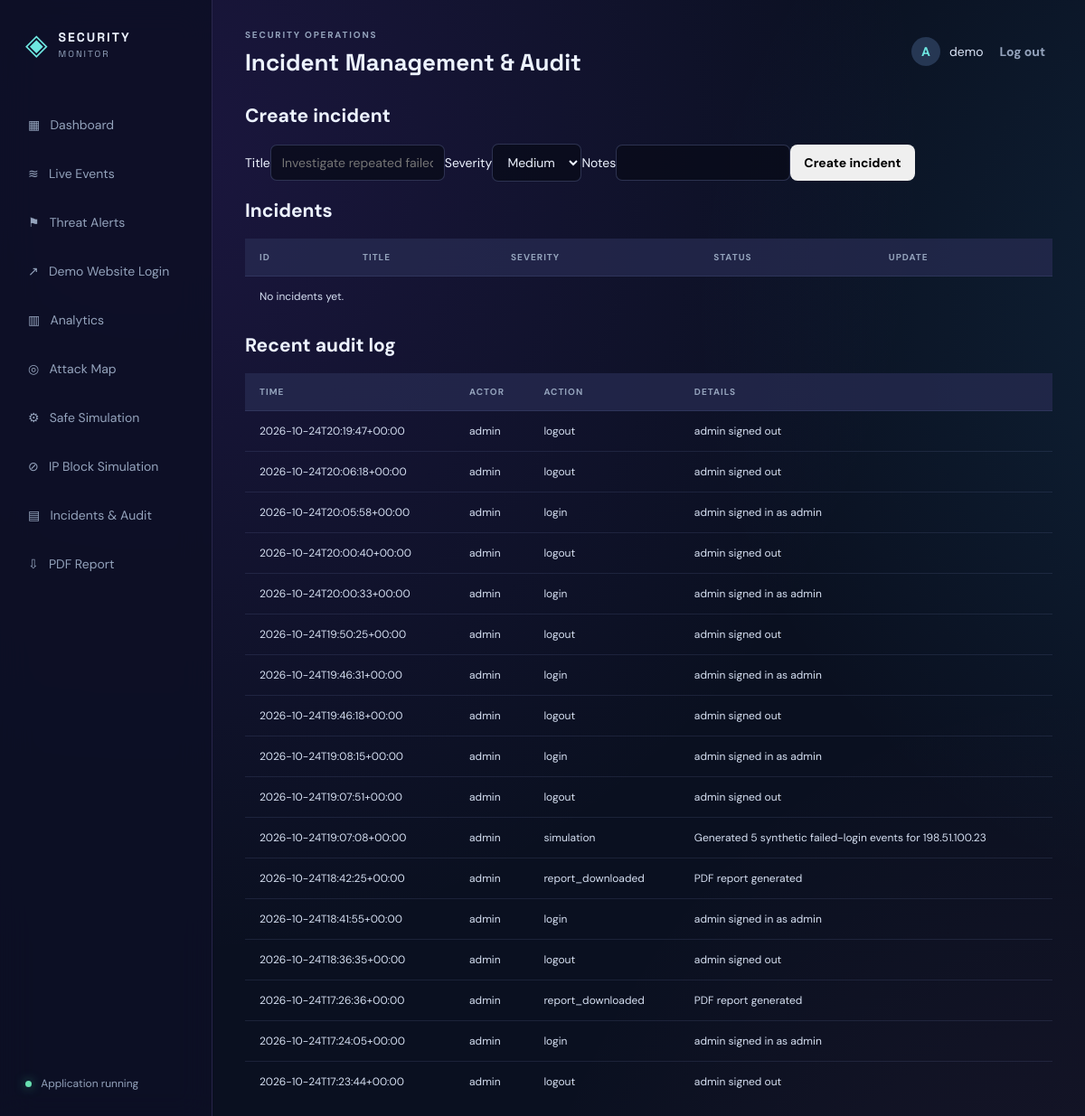
Page /incidents (signed in) on the committed database.
### tables this page shows
CREATE TABLE audit_log (
        id INTEGER PRIMARY KEY AUTOINCREMENT, timestamp TEXT NOT NULL, actor TEXT NOT NULL,
        action TEXT NOT NULL, details TEXT NOT NULL
    );

### app.py (the view, shortened to what this page needs)
@app.route("/incidents", methods=["GET", "POST"])
@login_required
def incidents_page():
    db=get_db()
    rows=db.execute("SELECT * FROM incidents ORDER BY id DESC").fetchall()
    logs=db.execute("SELECT * FROM audit_log ORDER BY id DESC LIMIT 50").fetchall()
    return render_template("incidents.html", incidents=rows, logs=logs)

### app.py (called while the page is built)
def get_db():
    if "db" not in g:
        g.db = sqlite3.connect(DB_PATH)
        g.db.row_factory = sqlite3.Row
        g.db.execute("PRAGMA foreign_keys = ON")
    return g.db

def login_required(view):
    @wraps(view)
    def wrapped(*args, **kwargs):
        if not session.get("admin_logged_in"):
            return redirect(url_for("login"))
        return view(*args, **kwargs)
    return wrapped

### templates/incidents.html
{% extends 'base.html' %}{% block title %}Incidents and Audit{% endblock %}{% block page_title %}Incident Management & Audit{% endblock %}{% block content %}<section class="panel"><h2>Create incident</h2><form method="post"><label>Title</label><input name="title" required maxlength="160" placeholder="Investigate repeated failed logins"><label>Severity</label><select name="severity"><option>Low</option><option selected>Medium</option><option>High</option><option>Critical</option></select><label>Notes</label><input name="notes" maxlength="1000"><button class="button" type="submit">Create incident</button></form></section><section class="panel"><h2>Incidents</h2><table><thead><tr><th>ID</th><th>Title</th><th>Severity</th><th>Status</th><th>Update</th></tr></thead><tbody>{% for r in incidents %}<tr><td>{{ r.id }}</td><td>{{ r.title }}<br><small>{{ r.notes }}</small></td><td>{{ r.severity }}</td><td>{{ r.status }}</td><td><form method="post" action="{{ url_for('update_incident', incident_id=r.id) }}"><select name="status"><option {% if r.status=='Open' %}selected{% endif %}>Open</option><option {% if r.status=='Investigating' %}selected{% endif %}>Investigating</option><option {% if r.status=='Resolved' %}selected{% endif %}>Resolved</option></select><button class="button" type="submit">Save</button></form></td></tr>{% else %}<tr><td colspan="5">No incidents yet.</td></tr>{% endfor %}</tbody></table></section><section class="panel"><h2>Recent audit log</h2><table><thead><tr><th>Time</th><th>Actor</th><th>Action</th><th>Details</th></tr></thead><tbody>{% for r in logs %}<tr><td>{{ r.timestamp }}</td><td>{{ r.actor }}</td><td>{{ r.action }}</td><td>{{ r.details }}</td></tr>{% else %}<tr><td colspan="4">No audit actions yet.</td></tr>{% endfor %}</tbody></table></section>{% endblock %}

### templates/base.html (shortened to what this page needs)
<!doctype html>
<html lang="en">
<head>
  <link rel="stylesheet" href="{{ url_for('static', filename='style.css') }}">
</head>
<body>
{% if session.get('admin_logged_in') %}
<div class="layout">
  <aside class="sidebar">
    <div class="brand"><span class="brand-icon">◈</span><div><strong>SECURITY</strong><small>MONITOR</small></div></div>
    <nav>
      <a href="{{ url_for('dashboard') }}" class="{% if request.endpoint == 'dashboard' %}active{% endif %}">▦ &nbsp; Dashboard</a>
      <a href="{{ url_for('events_page') }}" class="{% if request.endpoint == 'events_page' %}active{% endif %}">≋ &nbsp; Live Events</a>
      <a href="{{ url_for('alerts_page') }}" class="{% if request.endpoint == 'alerts_page' %}active{% endif %}">⚑ &nbsp; Threat Alerts</a>
      <a href="{{ url_for('demo_login') }}" target="_blank">↗ &nbsp; Demo Website Login</a>
      <a href="{{ url_for('analytics_page') }}">▥ &nbsp; Analytics</a>
      <a href="{{ url_for('attack_map_page') }}">◎ &nbsp; Attack Map</a>
      <a href="{{ url_for('simulate_page') }}">⚙ &nbsp; Safe Simulation</a>
      <a href="{{ url_for('blocklist_page') }}">⊘ &nbsp; IP Block Simulation</a>
      <a href="{{ url_for('incidents_page') }}">▤ &nbsp; Incidents & Audit</a>
      <a href="{{ url_for('report_pdf') }}">⇩ &nbsp; PDF Report</a>
    </nav>
    <div class="side-bottom"><span class="dot green"></span> Application running</div>
  </aside>
  <main class="main">
    <header class="topbar"><div><span class="eyebrow">SECURITY OPERATIONS</span><h1>{% block page_title %}Overview{% endblock %}</h1></div>
      <div class="user-area"><span class="avatar">A</span><span>{{ session.get('admin_username', 'admin') }}</span>
        <form action="{{ url_for('logout') }}" method="post"><button class="button button-quiet" type="submit">Log out</button></form>
      </div>
    </header>
    {% block content %}{% endblock %}
  </main>
</div>
{% else %}
{% block public_content %}{% endblock %}
{% endif %}
</body>
</html>

### static/style.css (style rules this page uses)
:root { --bg:#0a1020;--panel:#111a2d;--panel2:#151f34;--line:#26334a;--text:#edf3ff;--muted:#94a3bc;--cyan:#6ee7e1;--blue:#79a9ff;--red:#ff7f91;--yellow:#f4c96b;--green:#68dfb0 }
* { box-sizing:border-box }
body { margin:0;background:var(--bg);color:var(--text);font-family:'DM Sans',sans-serif;font-size:14px }
a { color:inherit;text-decoration:none }
button,input,select { font:inherit }
.layout { min-height:100vh;display:grid;grid-template-columns:235px minmax(0,1fr) }
.sidebar { background:#0d1526;border-right:1px solid var(--line);padding:28px 16px;display:flex;flex-direction:column;gap:45px }
.brand { display:flex;align-items:center;gap:10px;padding:0 12px;letter-spacing:2px }
.brand-icon { font-size:32px;color:var(--cyan) }
.brand strong,.brand small { display:block;font-family:'Space Grotesk',sans-serif }
.brand strong { font-size:14px }
.brand small { font-size:10px;color:var(--muted);margin-top:3px }
.sidebar nav { display:grid;gap:8px }
.sidebar nav a { padding:13px 14px;border-radius:9px;color:var(--muted);border:1px solid transparent }
.side-bottom { margin-top:auto;color:var(--muted);font-size:12px;padding:12px }
.dot { display:inline-block;width:7px;height:7px;border-radius:50%;background:var(--green);margin-right:7px }
.dot.green { background:var(--green) }
.main { padding:28px clamp(18px,3vw,44px);min-width:0;max-width:1600px;width:100%;margin:0 auto }
.topbar { display:flex;justify-content:space-between;align-items:center;gap:20px;margin-bottom:28px }
.eyebrow { font-size:10px;letter-spacing:1.8px;color:var(--muted);font-weight:700 }
.topbar h1,.section-heading h2 { font-family:'Space Grotesk',sans-serif;margin:6px 0 0;font-size:26px }
.user-area { display:flex;align-items:center;gap:10px;color:#dbe5f7 }
.avatar { display:grid;place-items:center;width:32px;height:32px;border-radius:50%;background:#263753;color:var(--cyan);font-weight:700 }
.user-area form { margin:0 }
.button { display:inline-flex;align-items:center;justify-content:center;border:0;border-radius:8px;padding:11px 15px;font-weight:700;cursor:pointer;transition:filter .15s }
.button-quiet { background:transparent;color:var(--muted);padding:8px }
table { width:100%;border-collapse:collapse;min-width:720px;text-align:left }
th { font-size:10px;letter-spacing:1px;color:var(--muted);text-transform:uppercase;background:#131d30 }
th,td { padding:14px 16px;border-bottom:1px solid #202d42 }
td { font-size:12px;color:#d6e0f2 }
tbody tr:last-child td { border-bottom:0 }
input,select { background:#0d1729;color:var(--text);border:1px solid #30405b;border-radius:7px;padding:10px 12px;min-height:40px }
body { background: radial-gradient(ellipse at 10% 10%, rgba(124, 58, 237, 0.15), transparent 40%), radial-gradient(ellipse at 90% 20%, rgba(56, 189, 248, 0.12), transparent 35%), radial-gradient(ellipse at 70% 100%, rgba(244, 114, 182, 0.08), transparent 40%), var(--bg); background-size: 140% 140%; animation: ambientGradient 16s ease-in-out infinite alternate; }
.sidebar { background: rgba(13, 15, 37, 0.88); border-right: 1px solid rgba(167, 139, 250, 0.18); backdrop-filter: blur(18px); }
.sidebar nav a { transition: all 0.25s ease; }
.dot { box-shadow: 0 0 12px rgba(52, 211, 153, 0.65); animation: liveGlow 1.8s ease-in-out infinite; }
th { background: rgba(40, 43, 82, 0.72); }
th, td { border-bottom-color: rgba(148, 163, 230, 0.12); }
input, select { background: rgba(9, 11, 24, 0.75); border-color: rgba(148, 163, 230, 0.25); }

### rows in the picture
audit_log: timestamp "2026-10-24T20:19:47+00:00", actor "admin", action "logout", details "admin signed out"
audit_log: timestamp "2026-10-24T20:06:18+00:00", actor "admin", action "logout", details "admin signed out"
audit_log: timestamp "2026-10-24T20:05:58+00:00", actor "admin", action "login", details "admin signed in as admin"
audit_log: timestamp "2026-10-24T20:00:40+00:00", actor "admin", action "logout", details "admin signed out"
audit_log: timestamp "2026-10-24T20:00:33+00:00", actor "admin", action "login", details "admin signed in as admin"
audit_log: timestamp "2026-10-24T19:50:25+00:00", actor "admin", action "logout", details "admin signed out"
audit_log: timestamp "2026-10-24T19:46:31+00:00", actor "admin", action "login", details "admin signed in as admin"
audit_log: timestamp "2026-10-24T19:46:18+00:00", actor "admin", action "logout", details "admin signed out"
audit_log: timestamp "2026-10-24T19:08:15+00:00", actor "admin", action "login", details "admin signed in as admin"
audit_log: timestamp "2026-10-24T19:07:51+00:00", actor "admin", action "logout", details "admin signed out"
audit_log: timestamp "2026-10-24T19:07:08+00:00", actor "admin", action "simulation", details "Generated 5 synthetic failed-login events for 198.51.100.23"
audit_log: timestamp "2026-10-24T18:42:25+00:00", actor "admin", action "report_downloaded", details "PDF report generated"
audit_log: timestamp "2026-10-24T18:41:55+00:00", actor "admin", action "login", details "admin signed in as admin"
audit_log: timestamp "2026-10-24T18:36:35+00:00", actor "admin", action "logout", details "admin signed out"
audit_log: timestamp "2026-10-24T17:26:36+00:00", actor "admin", action "report_downloaded", details "PDF report generated"
audit_log: timestamp "2026-10-24T17:24:05+00:00", actor "admin", action "login", details "admin signed in as admin"
audit_log: timestamp "2026-10-24T17:23:44+00:00", actor "admin", action "logout", details "admin signed out"

### other values in the picture
{{ session.get('admin_username', 'admin') }} "demo"
